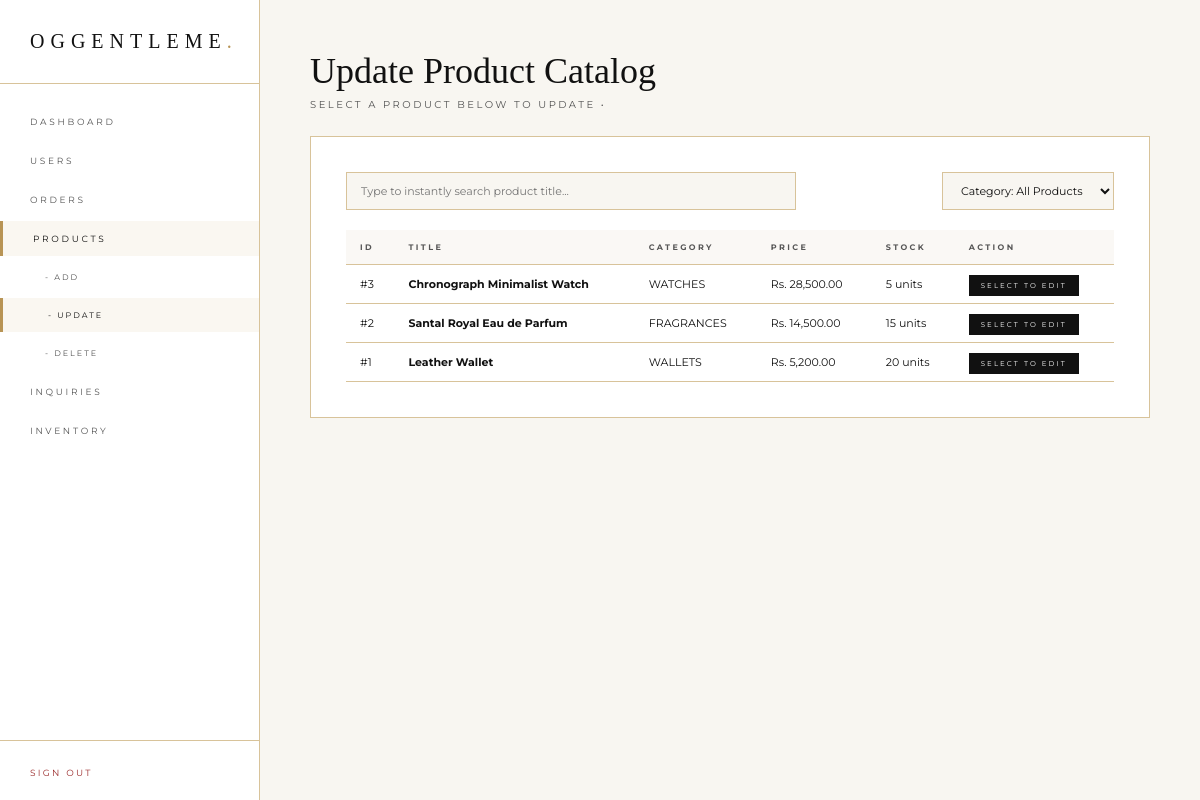
/admin/admin_dashboard.php?view=products_update (signed in), run on the app's committed database.
### tables this page shows
CREATE TABLE IF NOT EXISTS products (
    id INT AUTO_INCREMENT PRIMARY KEY,
    title VARCHAR(255) NOT NULL,
    description TEXT NOT NULL,
    price DECIMAL(10,2) NOT NULL,
    category ENUM('wallets', 'fragrances', 'watches') NOT NULL,
    photo VARCHAR(255) DEFAULT NULL,
    stock_quantity INT NOT NULL DEFAULT 0,
    status VARCHAR(20) DEFAULT 'active'
);

### admin/views/products_update.php (the view, shortened to what this page needs)
<?php
$category_filter = $_GET['category'] ?? 'all';
$edit_product = null;
$sql = "SELECT id, title, category, price, stock_quantity, photo FROM products WHERE 1=1";
$sql .= " ORDER BY id DESC";
$list_stmt = $conn->prepare($sql);
$list_stmt->execute();
$products_catalog = $list_stmt->get_result();
?>
<div style="display: flex; flex-direction: column; gap: 25px;">
    <div>
        <h1 class="header-title">Update Product Catalog</h1>
        <p style="font-size: 10px; letter-spacing: 0.25em; text-transform: uppercase; color: var(--text-secondary); margin-top: 6px;">
            Select a product below to update &bull;
        </p>
    </div>
    <?php if ($edit_product): ?>
        <div class="section-box">
            <div style="display: flex; justify-content: space-between; align-items: center; border-bottom: 1px solid var(--borders); padding-bottom: 15px;">
                <h3 style="border:none; padding:0; font-size: 20px;">Editing: <?php echo htmlspecialchars($edit_product['title']); ?></h3>
                <a href="admin_dashboard.php?view=products_update" class="btn" style="text-decoration: none; background: transparent; color: var(--text-primary); border: 1px solid var(--borders); padding: 8px 14px; font-size: 8px;">&larr; Back to Catalog List</a>
            </div>
            <form method="POST" action="admin_dashboard.php?view=products_update&edit_id=<?php echo $edit_product['id']; ?>" enctype="multipart/form-data" style="margin-top: 15px;">
                <input type="hidden" name="action" value="update_product">
                <input type="hidden" name="product_id" value="<?php echo $edit_product['id']; ?>">
                <p style="font-size: 10px; color: var(--text-secondary); margin-bottom: 15px;">Leave fields empty to keep current values. Fill only what you want to modify.</p>
                <div class="form-grid">
                    <div class="field">
                        <label>New Title (Optional)</label>
                        <input type="text" name="title" placeholder="<?php echo htmlspecialchars($edit_product['title']); ?>">
                    </div>
                    <div class="field">
                        <label>Category (Optional)</label>
                        <select name="category">
                            <option value="">-- Keep Current (<?php echo strtoupper($edit_product['category']); ?>) --</option>
                            <option value="fragrances">Fragrances</option>
                            <option value="watches">Watches</option>
                            <option value="wallets">Wallets</option>
                        </select>
                    </div>
                    <div class="field">
                        <label>New Price in Rs. (Optional)</label>
                        <input type="number" step="0.01" min="0" name="price" placeholder="<?php echo $edit_product['price']; ?>">
                    </div>
                    <div class="field">
                        <label>Add Stock Quantity (Optional)</label>
                        <input type="number" min="0" name="quantity_to_add" placeholder="Current Stock: <?php echo $edit_product['stock_quantity']; ?> units">
                    </div>
                    <div class="field" style="grid-column: span 2;">
                        <label>New Product Image (Optional)</label>
                        <input type="file" name="product_image" accept="image/jpeg,image/png,image/webp">
                    </div>
                    <div class="field" style="grid-column: span 2;">
                        <label>New Description (Optional)</label>
                        <textarea name="description" rows="3" placeholder="Enter updated description..." style="background: var(--bg-main); border: 1px solid var(--borders); padding: 12px; font-size: 11px; outline: none; font-family: 'Montserrat', sans-serif; resize: vertical;"></textarea>
                    </div>
                </div>
                <div style="margin-top: 25px; display: flex; justify-content: flex-end; gap: 10px;">
                    <a href="admin_dashboard.php?view=products_update" class="btn" style="text-decoration: none; background: #ccc; color: #111;">Cancel</a>
                    <button type="submit" class="btn">Save Modifications</button>
                </div>
            </form>
        </div>
    <?php else: ?>
        <div class="section-box">
            <div class="controls-toolbar">
                <div class="search-wrap">
                    <input type="text" id="liveProductSearch" placeholder="Type to instantly search product title..." autocomplete="off">
                </div>
                <div class="sort-wrap">
                    <form method="GET" action="admin_dashboard.php" id="catFilterForm" style="margin: 0;">
                        <select name="category" onchange="document.getElementById('catFilterForm').submit()">
                            <option value="all" <?php if($category_filter=='all') echo 'selected'; ?>>Category: All Products</option>
                        </select>
                    </form>
                </div>
            </div>
            <table id="productTable">
                <thead>
                    <tr>
                        <th>ID</th>
                        <th>Title</th>
                        <th>Category</th>
                        <th>Price</th>
                        <th>Stock</th>
                        <th>Action</th>
                    </tr>
                </thead>
                <tbody>
                    <?php if ($products_catalog->num_rows > 0): ?>
                        <?php while($p = $products_catalog->fetch_assoc()): ?>
                        <tr class="product-row">
                            <td>#<?php echo $p['id']; ?></td>
                            <td><strong class="product-title-text"><?php echo htmlspecialchars($p['title']); ?></strong></td>
                            <td style="text-transform: uppercase;"><?php echo htmlspecialchars($p['category']); ?></td>
                            <td>Rs. <?php echo number_format($p['price'], 2); ?></td>
                            <td><?php echo $p['stock_quantity']; ?> units</td>
                            <td>
                                <a href="admin_dashboard.php?view=products_update&edit_id=<?php echo $p['id']; ?>" class="btn" style="text-decoration: none; padding: 6px 12px; font-size: 7px;">Select to Edit</a>
                            </td>
                        </tr>
                        <?php endwhile; ?>
                    <?php else: ?>
                        <tr>
                            <td colspan="6" style="text-align: center; color: var(--text-secondary); padding: 40px;">No products found in this category.</td>
                        </tr>
                    <?php endif; ?>
                </tbody>
            </table>
        </div>
    <?php endif; ?>
</div>

### admin/admin_dashboard.php (style rules this page uses)
*, *::before, *::after { margin: 0; padding: 0; box-sizing: border-box; }
:root { --bg-main: #F8F6F1; --text-primary: #111111; --text-secondary: #555555; --brand-gold: #B89455; --dark-section: #111111; --cards: #FFFFFF; --borders: #D8C39A; }
body { font-family: 'Montserrat', sans-serif; background-color: var(--bg-main); color: var(--text-primary); display: flex; min-height: 100vh; }
.header-title { font-family: 'Cormorant Garamond', serif; font-size: 36px; font-weight: 300; color: var(--text-primary); }
.section-box { background: var(--cards); border: 1px solid var(--borders); padding: 35px; display: flex; flex-direction: column; gap: 20px; }
table { width: 100%; border-collapse: collapse; font-size: 11px; }
th, td { padding: 12px 14px; border-bottom: 1px solid var(--borders); text-align: left; }
th { font-size: 8px; letter-spacing: 0.3em; text-transform: uppercase; color: var(--text-secondary); background: #FAF8F5; }
.controls-toolbar { display: flex; justify-content: space-between; gap: 15px; flex-wrap: wrap; }
.search-wrap { display: flex; gap: 8px; flex-grow: 1; max-width: 450px; }
.search-wrap input, .sort-wrap select, .field input, .field select { background: var(--bg-main); border: 1px solid var(--borders); padding: 10px 14px; font-family: 'Montserrat', sans-serif; font-size: 11px; color: var(--text-primary); outline: none; }
.search-wrap input { flex-grow: 1; }
.btn { padding: 11px 22px; background: var(--text-primary); color: #fff; font-size: 9px; letter-spacing: 0.3em; text-transform: uppercase; border: none; cursor: pointer; transition: background 0.3s; }

### data on the page
products: id "3", title "Chronograph Minimalist Watch", category "WATCHES", price "28,500.00", stock_quantity "5"
products: id "2", title "Santal Royal Eau de Parfum", category "FRAGRANCES", price "14,500.00", stock_quantity "15"
products: id "1", title "Leather Wallet", category "WALLETS", price "5,200.00", stock_quantity "20"
